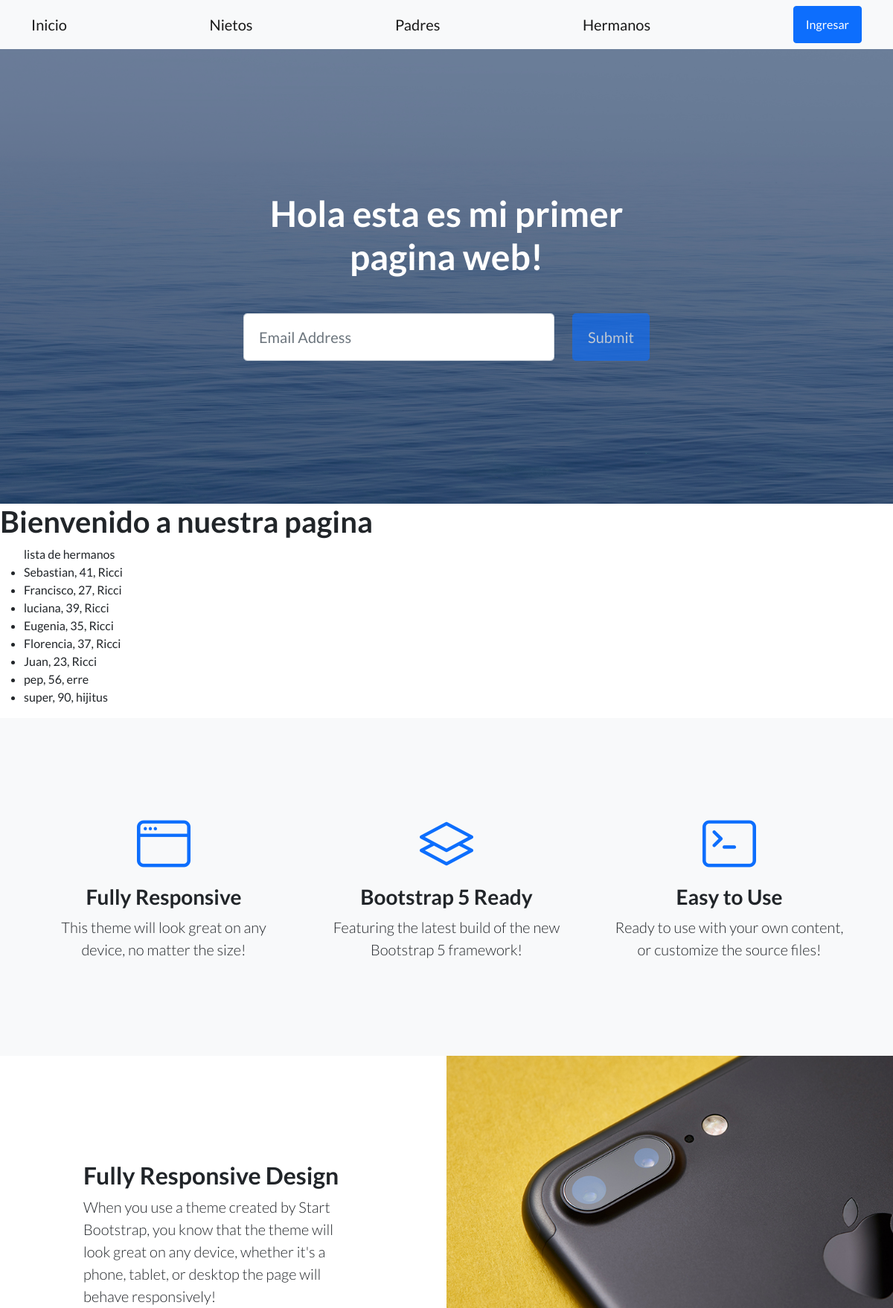
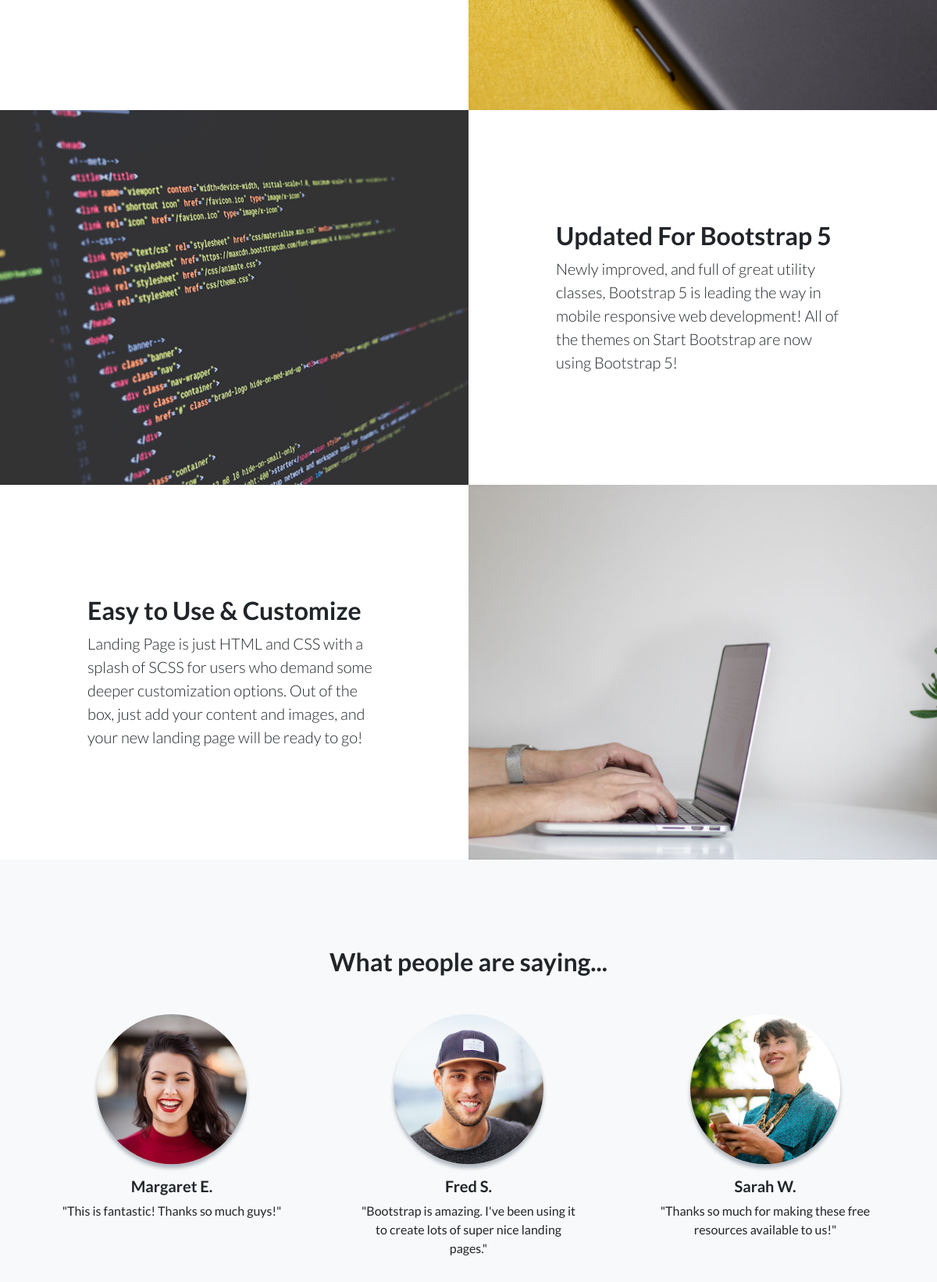
Screenshot of /app-coder/lista-hermanos (upper part) with the database file from the repository (2 pictures, top to bottom).
### AppCoder/models.py (models this page shows, shortened)
class Hermanos(models.Model):
    nombre = models.CharField(max_length=40)
    edad = models.IntegerField()
    apellido = models.CharField(max_length=30)

### AppCoder/views.py (the view)
# urls.py: path("lista-hermanos", lista_hermanos, name="listahermanos"),
def lista_hermanos(request) -> HttpResponse:
    lista = Hermanos.objects.all()
    return render(request, "lista_hermanos.html", {"lista_hermanos": lista})

### AppCoder/templates/lista_hermanos.html
{% extends 'padre.html' %}
{% load static %}
{% block ContenidoQueCambia %}
<h1>Bienvenido a nuestra pagina</h1>
<ul>lista de hermanos
    {% for hermano in lista_hermanos %}
        <li>{{hermano.nombre}}, {{hermano.edad}}, {{hermano.apellido}}</li>
    {% endfor %}
</ul>
{% endblock ContenidoQueCambia %}

### rows the page displays
Hermanos: nombre "Sebastian", edad "41", apellido "Ricci"
Hermanos: nombre "Francisco", edad "27", apellido "Ricci"
Hermanos: nombre "luciana", edad "39", apellido "Ricci"
Hermanos: nombre "Eugenia", edad "35", apellido "Ricci"
Hermanos: nombre "Florencia", edad "37", apellido "Ricci"
Hermanos: nombre "Juan", edad "23", apellido "Ricci"
Hermanos: nombre "pep", edad "56", apellido "erre"
Hermanos: nombre "super", edad "90", apellido "hijitus"
